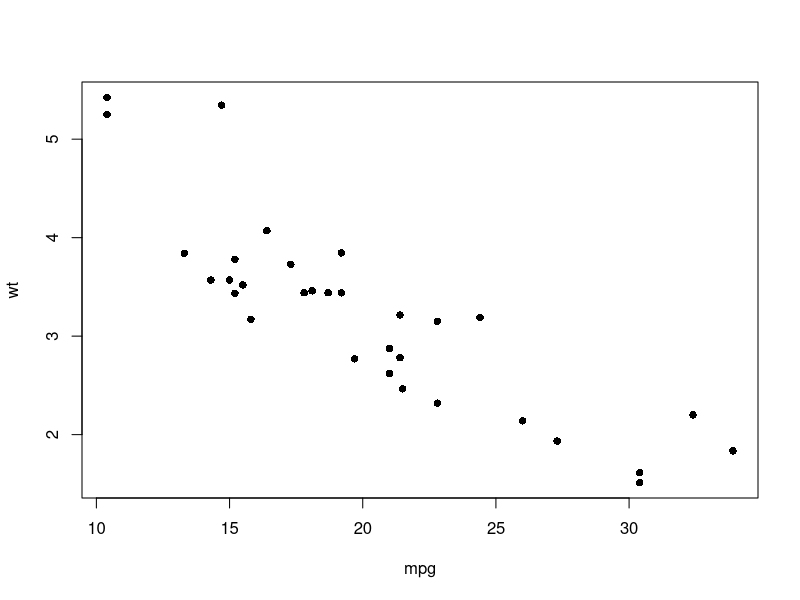
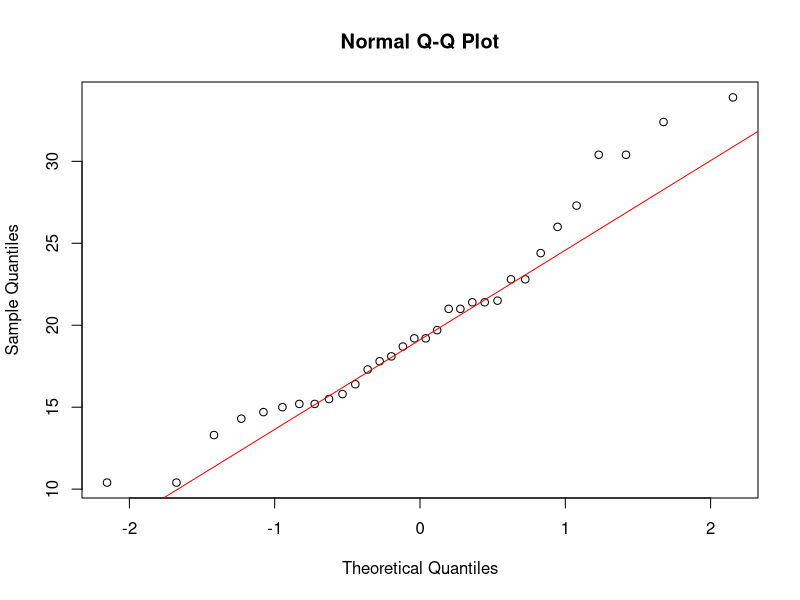
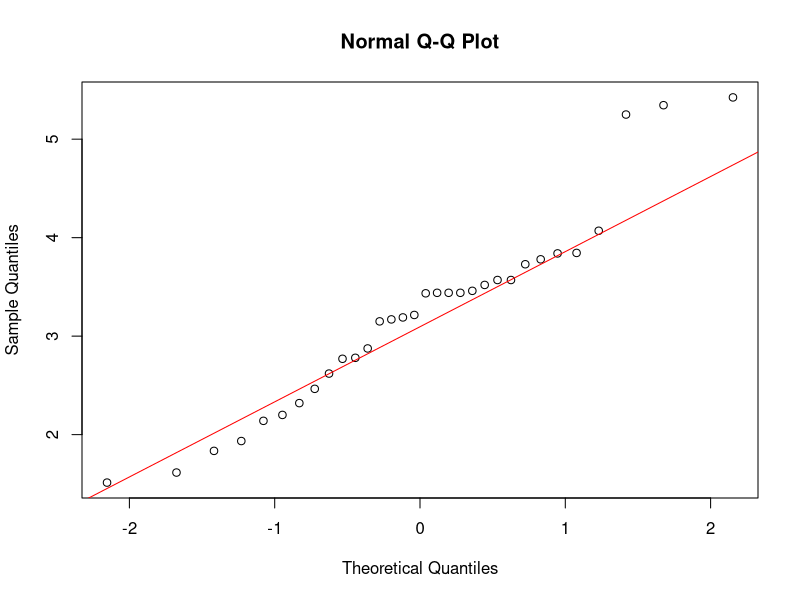

Generate these figures, in order, with R:
#ANALIZA KORELACJI

# zadanie 1 ---------------------------------------------------------------

dane = mtcars
(dane)

#1.1
#wykres rozrzutu
plot(dane$mpg, dane$wt, xlab = "mpg", ylab = "wt", pch=16)

#1.2
#założenie testu istotności
shapiro.test(dane$mpg)$p.value
qqnorm(dane$mpg)
qqline(dane$mpg, col = "red")
shapiro.test(dane$wt)$p.value
qqnorm(dane$wt)
qqline(dane$wt, col = "red")

#1.3
#test istotności
cor.test(dane$mpg, dane$wt, method = "pearson")$p.value
#współczynnik korelacji - punktowo
cor(dane$mpg, dane$wt)
#lub cor.test(dane$mpg, dane$wt, method = "pearson").$est
#współczynnik korelacji - przedziałowo
cor.test(dane$mpg, dane$wt, method = "pearson")$conf.int

#1.4
#test istotności Kendall
cor.test(dane$mpg, dane$wt, method = "kendall")$p.value
#współczynnik korelacji
cor.test(dane$mpg, dane$wt, method = "kendall")$est

#test istotności Spearman
cor.test(dane$mpg, dane$wt, method = "spearman")$p.value
#współczynnik korelacji
cor.test(dane$mpg, dane$wt, method = "spearman")$est
